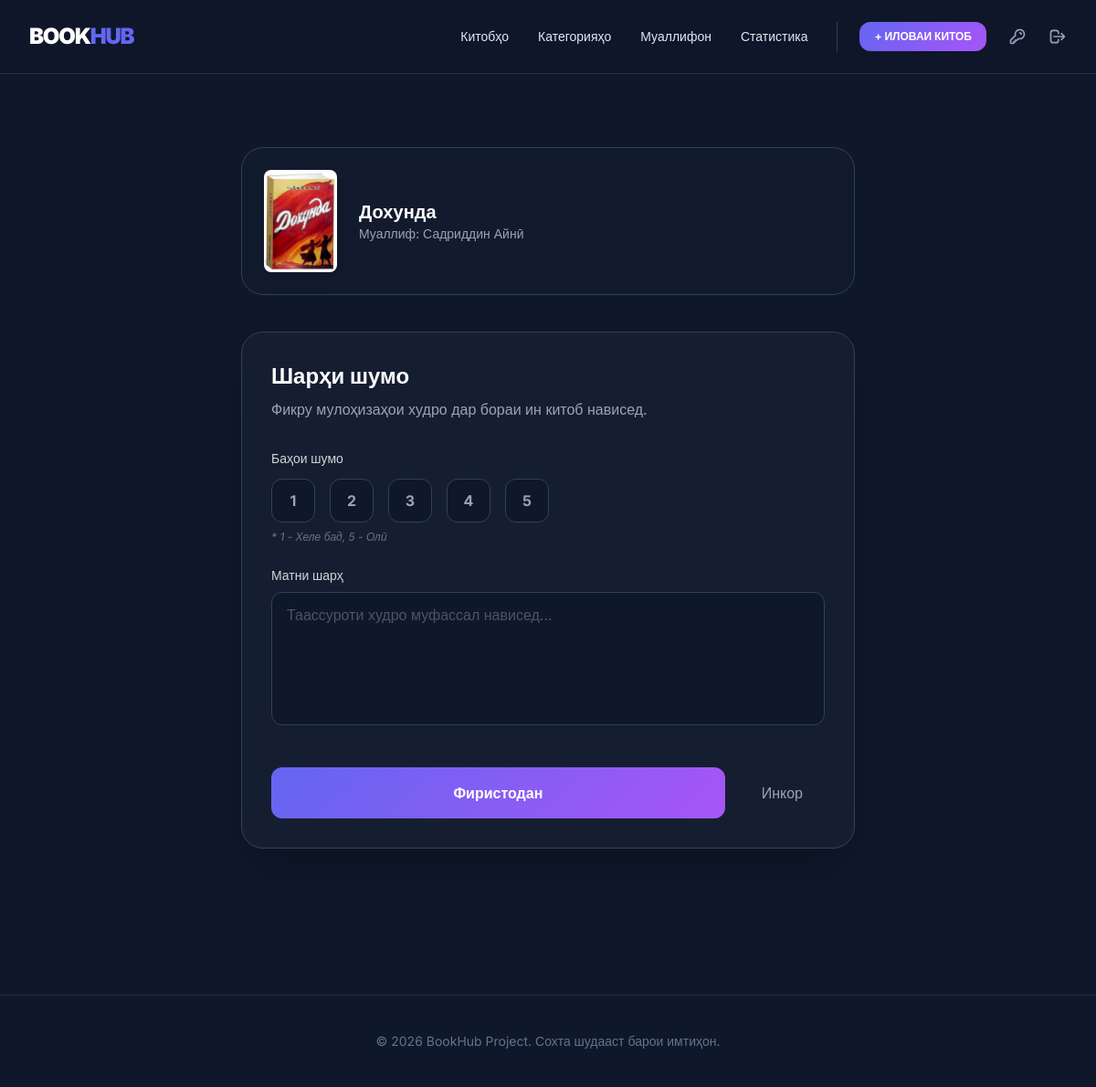
Page /add_review/2/ (signed in) on the earlier database version.
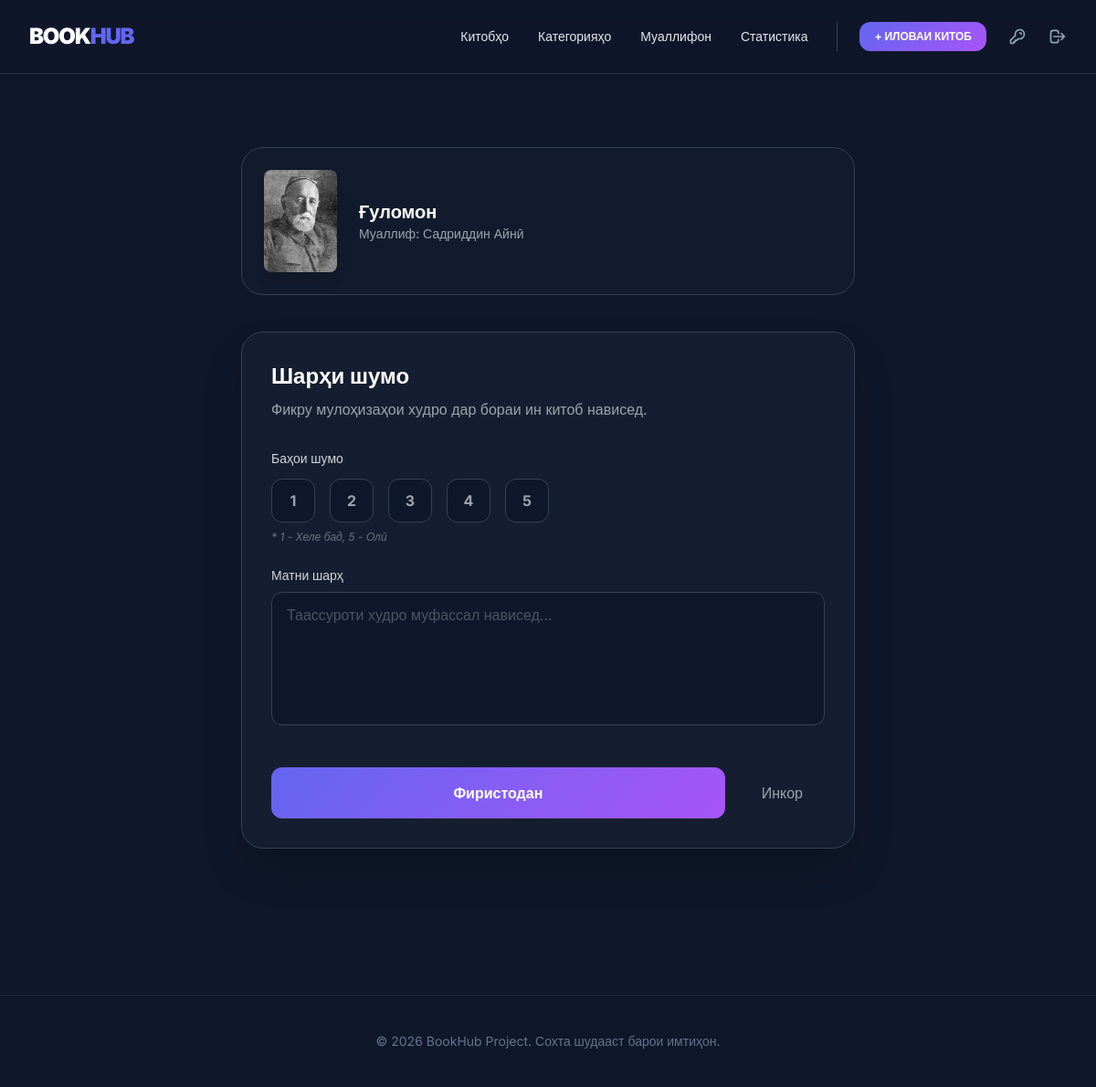
Same page on the later database version.
### app/models.py (models this page shows, shortened)
class Book(models.Model):
    title = models.CharField(max_length=50)
    description = models.TextField()
    price = models.DecimalField(max_digits=15,decimal_places=2)
    cover_image = models.ImageField(upload_to="books/")
    created_at = models.DateTimeField(auto_now_add=True)
    author = models.ForeignKey(Author,related_name='books',on_delete=models.CASCADE)
    category = models.ForeignKey(Category,related_name='books',on_delete=models.CASCADE)
    created_by = models.ForeignKey(User,related_name='books',on_delete=models.CASCADE)

class Author(models.Model):
    full_name = models.CharField(max_length=50)
    bio = models.TextField()

### app/views.py (the view, shortened to what this page needs)
# urls.py: path('add_review/<int:book_id>/', create_review, name='add_review'),
def create_review(request, book_id):
    if not request.session.get('user_id'):
        return redirect('login')
    book = get_object_or_404(Book, id=book_id)
    user = get_object_or_404(User, id=request.session['user_id'])
    return render(request, 'create_review.html', {'book': book})

### templates/create_review.html (shortened to what this page needs)
{% extends 'base.html' %}
{% block content %}
<div class="max-w-2xl mx-auto py-10">
    <div class="flex items-center gap-6 mb-10 p-6 bg-slate-800/20 border border-slate-700 rounded-3xl">
        {% if book.cover_image %}
            <img src="{{ book.cover_image.url }}" class="w-20 h-28 object-cover rounded-lg shadow-lg">
        {% endif %}
        <div>
            <h2 class="text-xl font-bold text-white">{{ book.title }}</h2>
            <p class="text-gray-400 text-sm">Муаллиф: {{ book.author.full_name }}</p>
        </div>
    </div>
    <div class="bg-slate-800/40 border border-slate-700 rounded-3xl p-8 shadow-2xl relative">
        <div class="mb-8">
            <h1 class="text-2xl font-bold text-white">Шарҳи шумо</h1>
            <p class="text-gray-400 mt-2">Фикру мулоҳизаҳои худро дар бораи ин китоб нависед.</p>
        </div>
        <form method="POST" class="space-y-6">
            <div>
                <label class="block text-sm font-medium text-gray-300 mb-3">Баҳои шумо</label>
                <div class="flex gap-4">
                    {% for i in "12345" %}
                    <label class="relative cursor-pointer group">
                        <div class="w-12 h-12 flex items-center justify-center bg-slate-900 border border-slate-700 rounded-xl text-gray-400 peer-checked:bg-indigo-600 peer-checked:text-white peer-checked:border-indigo-500 group-hover:border-indigo-400 transition-all font-bold">
                            {{ i }}
                        </div>
                    </label>
                    {% endfor %}
                </div>
                <p class="text-xs text-gray-500 mt-2 italic">* 1 - Хеле бад, 5 - Олӣ</p>
            </div>
            <div>
                <label for="text" class="block text-sm font-medium text-gray-300 mb-2">Матни шарҳ</label>
                <textarea name="text" id="text" rows="5" required
                          placeholder="Таассуроти худро муфассал нависед..."
                          class="w-full bg-slate-900 border border-slate-700 text-white rounded-xl px-4 py-3 focus:ring-2 focus:ring-indigo-500 outline-none transition resize-none placeholder:text-gray-600"></textarea>
            </div>
            <div class="flex items-center gap-4 pt-4">
                <button type="submit" class="flex-1 btn-premium py-4 rounded-xl font-bold text-white">
                    Фиристодан
                </button>
                <a href="{% url 'detail_book' book.id %}" class="px-6 py-4 text-gray-400 hover:text-white transition font-medium">
                    Инкор
                </a>
            </div>
        </form>
    </div>
</div>
{% endblock %}

Differences in the rows shown:
changed Book "Садриддин Айнӣ": cover_image: a different picture; title "Дохунда" → "Ғуломон"
